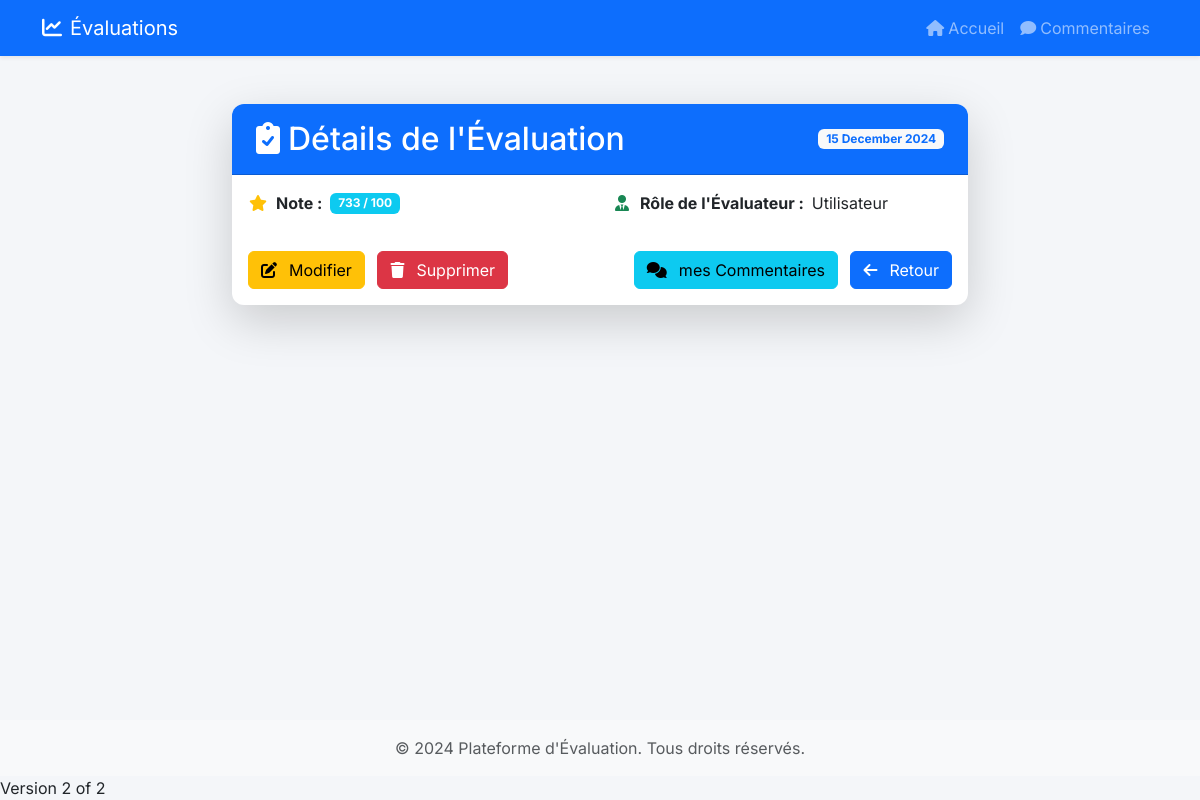
Before: /evaluation/detailEvaluation/ (signed in) with the older database file.
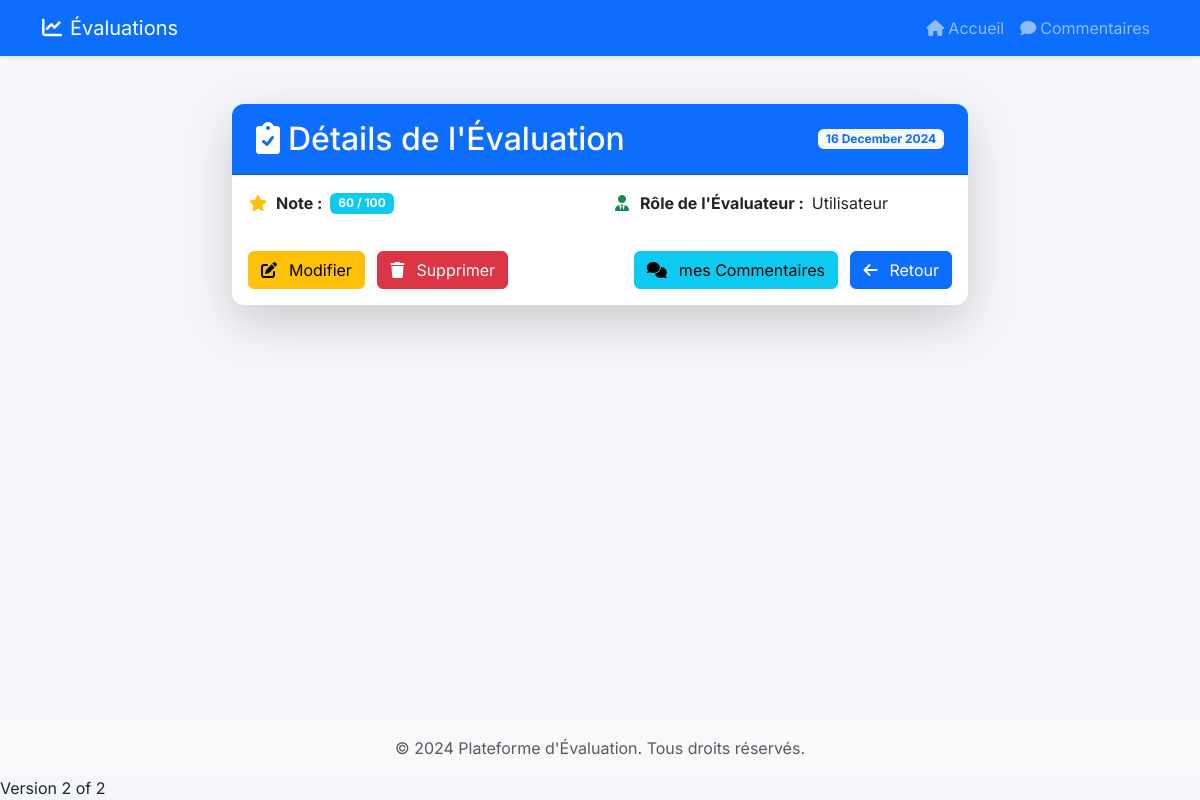
After: the same page with the newer database file.
### evaluation/models.py (models this page shows, shortened)
class Evaluation(models.Model):
    trajet = models.ForeignKey(Trajet, on_delete=models.CASCADE)
    evaluateur = models.ForeignKey(Users, on_delete=models.CASCADE, related_name='evaluations_donnees')
    role_evaluateur = models.CharField(max_length=15, editable=False, default='Utilisateur')  # Rôle de l'évaluateur (ex. 'Utilisateur', 'Admin')
    communication = models.PositiveSmallIntegerField(default=0)  # Communication (0-10)
    ponctualite = models.PositiveSmallIntegerField(default=0)  # Ponctualité du conducteur (0-10)
    confort = models.PositiveSmallIntegerField(default=0)  # Confort du trajet (0-10)
    note = models.PositiveSmallIntegerField(default=0)  # Note sur 100
    date_evaluation = models.DateTimeField(auto_now_add=True, validators=[validate_date_evaluation])
    class Meta:
        indexes = [
            models.Index(fields=['trajet', 'evaluateur']),  # Ajoute un index composite pour trajet et évaluateur
        ]

### evaluation/views.py (the view)
# urls.py: path('detailEvaluation/', evaluation_detail, name='evaluation_detail'),
def evaluation_detail(request):
    evaluation = Evaluation.objects.filter(evaluateur=request.user).order_by('-date_evaluation').first()
    return render(request, 'evaluation/detail.html', {'evaluation': evaluation})

### covoiturage/templates/evaluation/detail.html (shortened to what this page needs)
{% extends 'evaluation/base2.html' %}
{% load static %}
{% block content %}
<div class="container mt-5">
    <div class="row justify-content-center">
        <div class="col-md-8">
            <div class="card evaluation-details-card shadow-lg">
                <div class="card-header bg-primary text-white d-flex justify-content-between align-items-center">
                    <h2 class="mb-0">
                        <i class="fas fa-clipboard-check me-2"></i>Détails de l'Évaluation
                    </h2>
                    <span class="badge bg-light text-primary">{{ evaluation.date_evaluation|date:"d F Y" }}</span>
                </div>
                <div class="card-body">
                    <div class="row mb-3">
                        <div class="col-md-6">
                            <div class="detail-item">
                                <i class="fas fa-star text-warning me-2"></i>
                                <strong>Note :</strong>
                                <span class="badge bg-info ms-2">{{ evaluation.note }} / 100</span>
                            </div>
                        </div>
                        <div class="col-md-6">
                            <div class="detail-item">
                                <i class="fas fa-user-tie text-success me-2"></i>
                                <strong>Rôle de l'Évaluateur :</strong>
                                <span class="ms-2">{{ evaluation.role_evaluateur }}</span>
                            </div>
                        </div>
                    </div>
                    <div class="action-buttons mt-4 d-flex justify-content-between">
                        <div>
                            <a href="{% url 'evaluation_update' %}" class="btn btn-warning me-2">
                                <i class="fas fa-edit me-1"></i>Modifier
                            </a>
                            <button type="button" class="btn btn-danger" data-bs-toggle="modal" data-bs-target="#deleteModal">
                                <i class="fas fa-trash me-1"></i>Supprimer
                            </button>
                        </div>
                        <div>
                            <a href="{% url 'mes_commentaires' %}" class="btn btn-info me-2">
                                <i class="fas fa-comments me-1"></i>mes Commentaires
                            </a>
                            <a href="{% url 'home' %}" class="btn btn-primary">
                                <i class="fas fa-arrow-left me-1"></i>Retour
                            </a>
                        </div>
                    </div>
                </div>
            </div>
        </div>
    </div>
</div>
{% endblock %}

Changed rows visible on the page:
no longer on this page (row unchanged): Evaluation: date_evaluation "15 December 2024", note "733", role_evaluateur "Utilisateur"
added Evaluation: date_evaluation "16 December 2024", note "60", role_evaluateur "Utilisateur"
